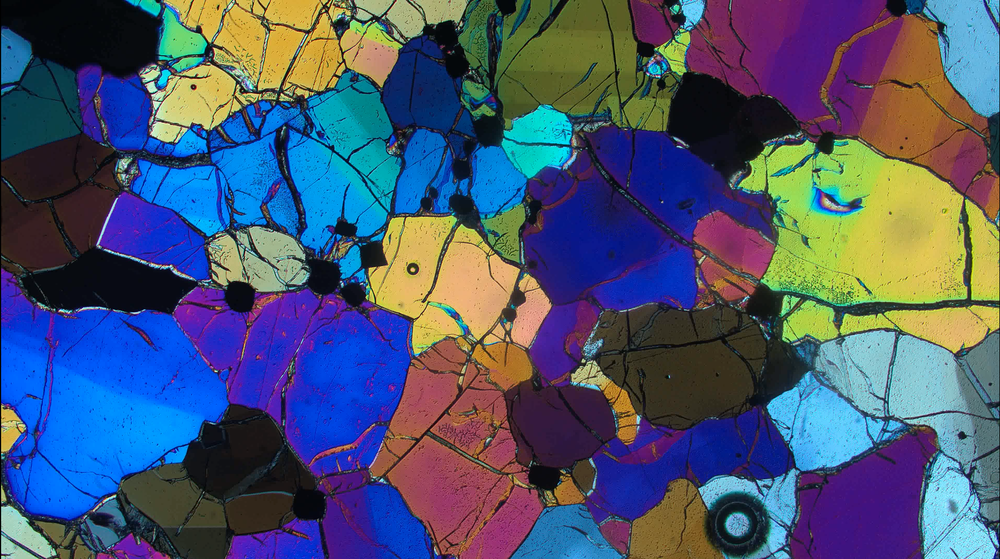
#> input picture example/opencv_practice/fig/olivine.png, 1000 x 559 px, shrunk from 1791 x 1002 before the run
$ python code.py
#> lines starting #> are read from the running program, lines starting #| are printed output that depends on the picture
# %%
import cv2
import matplotlib.pyplot as plt

im = cv2.imread("fig/olivine.png")
#> im is the input picture: shape (559, 1000, 3); mean B, G, R 112.8, 86.4, 73.3

im = cv2.cvtColor(im, cv2.COLOR_BGR2RGB)

im_gray = cv2.cvtColor(im, cv2.COLOR_RGB2GRAY)
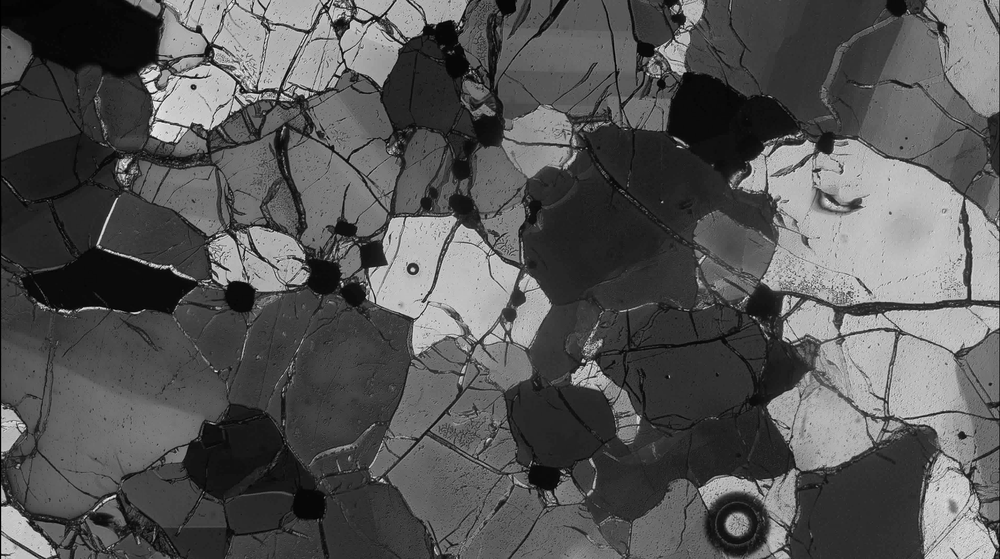
#> im_gray: shape (559, 1000); min 0, max 254, mean 85.5

r, g, b = cv2.split(im)
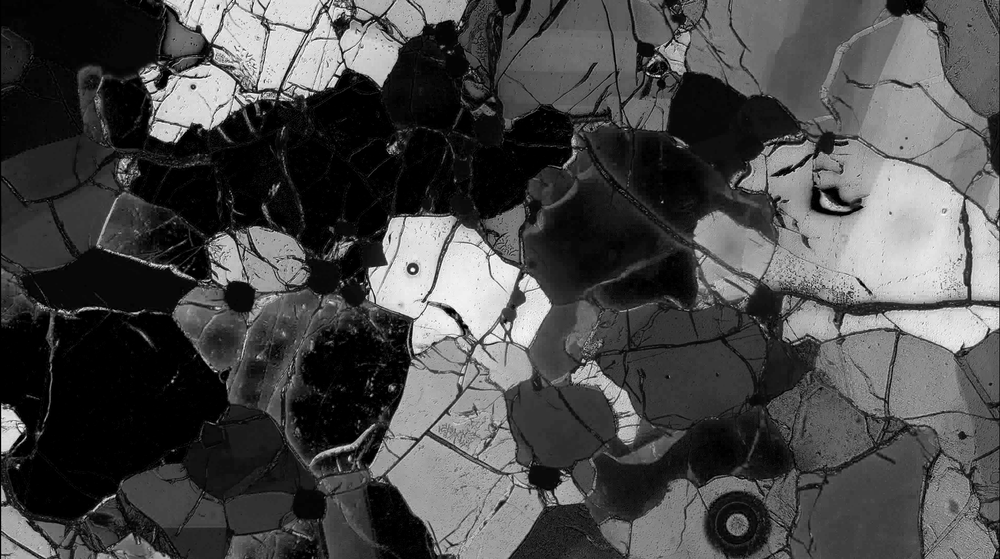
#> r: shape (559, 1000); min 0, max 255, mean 73.3
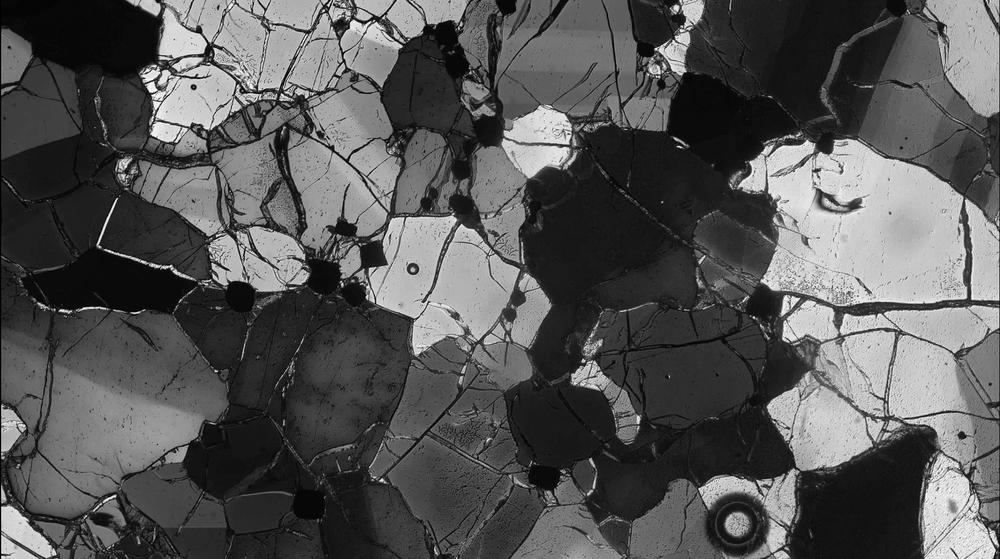
#> g: shape (559, 1000); min 0, max 255, mean 86.4
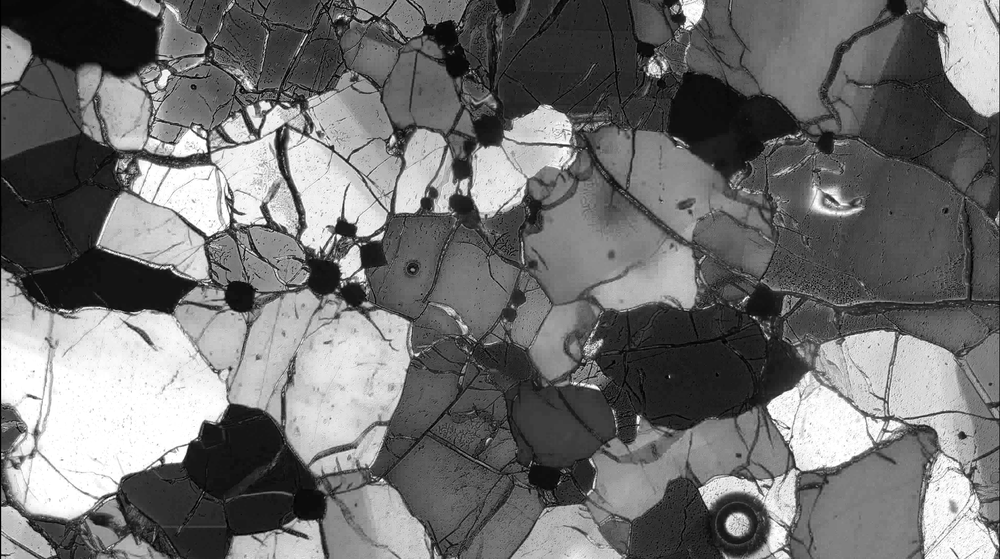
#> b: shape (559, 1000); min 0, max 255, mean 112.8

plt.imshow(im_gray)
plt.show()
